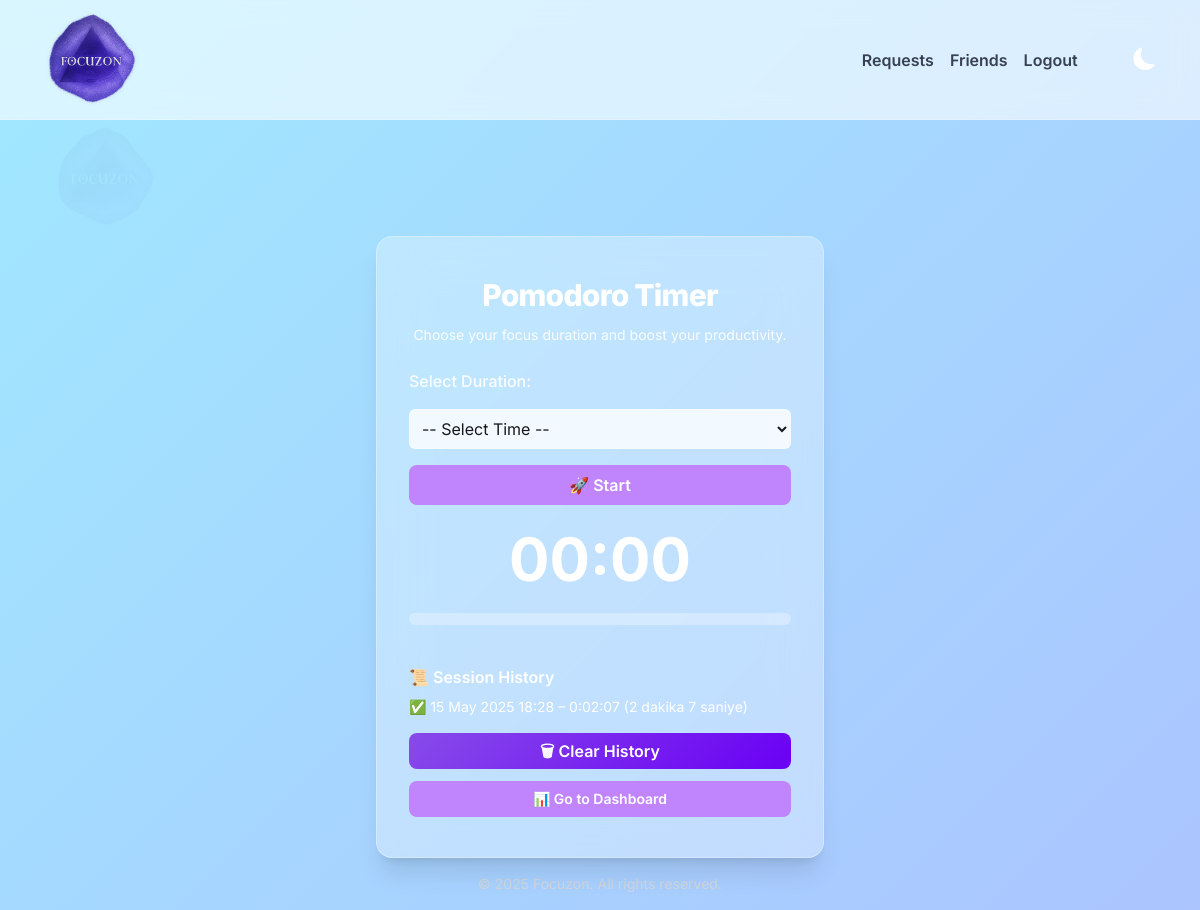
/pomodoro/start/ (signed in), run on an earlier commit of the app's database.
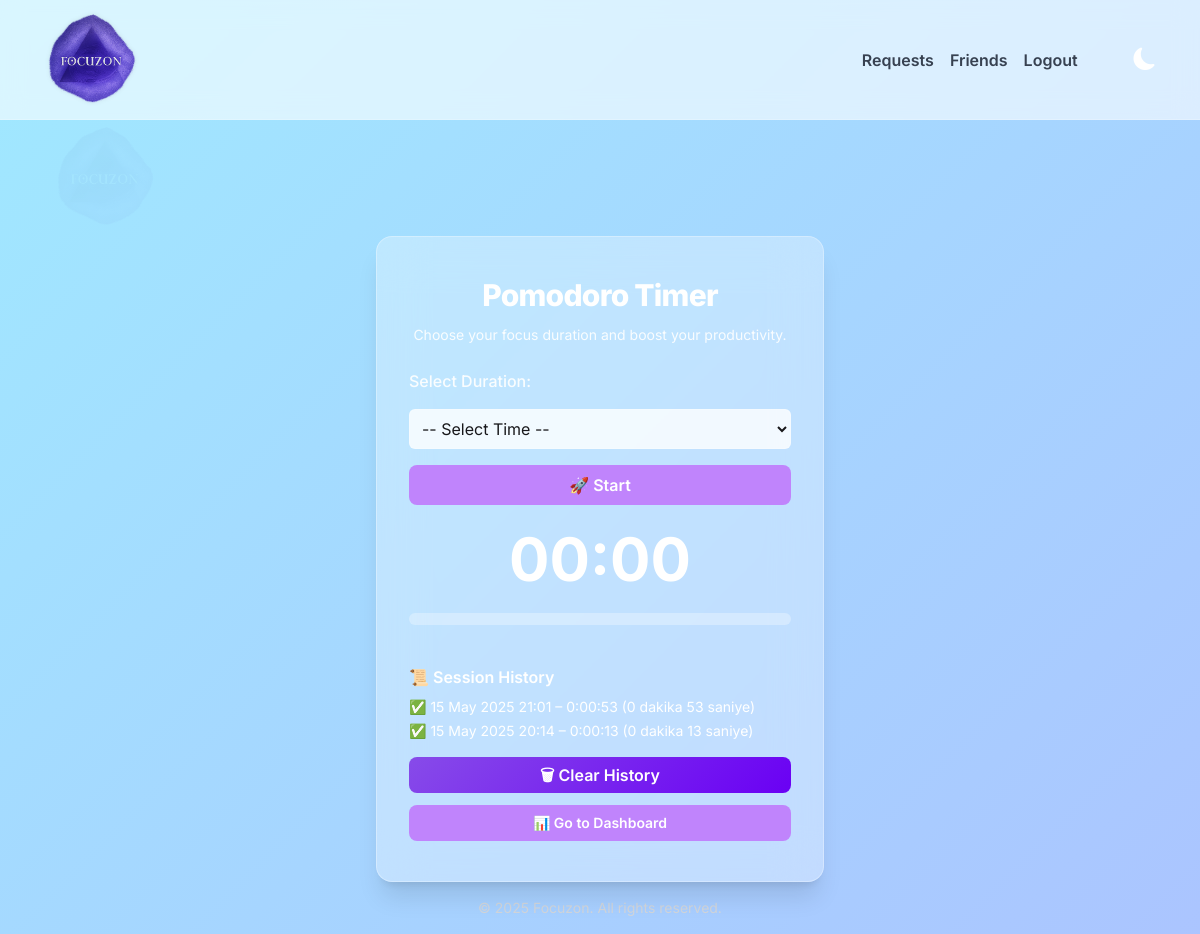
And on a later commit of the database.
### pomodoro/models.py (models this page shows, shortened)
class PomodoroSession(models.Model):
    user = models.ForeignKey(settings.AUTH_USER_MODEL, on_delete=models.CASCADE)
    start_time = models.DateTimeField(auto_now_add=True)
    end_time = models.DateTimeField(null=True, blank=True)
    duration = models.DurationField(null=True, blank=True)  # Geçen süre burada saklanıyor
    is_completed = models.BooleanField(default=False)
    def formatted_duration(self):
        if self.duration:
            total_seconds = int(self.duration.total_seconds())
            minutes, seconds = divmod(total_seconds, 60)
            return f"{minutes} dakika {seconds} saniye"
        return "Tamamlanmadı"

### pomodoro/views.py (the view, shortened to what this page needs)
# urls.py: path("start/", views.start_pomodoro, name="start_pomodoro"),
@login_required
def start_pomodoro(request):
    past_sessions = PomodoroSession.objects.filter(user=request.user, is_completed=True).order_by("-start_time")
    active_session = PomodoroSession.objects.filter(user=request.user, is_completed=False).first()
    return render(request, "pomodoro/start_pomodoro.html", {
        "past_sessions": past_sessions,
        "active_session": active_session
    })

### pomodoro/templates/pomodoro/start_pomodoro.html (shortened to what this page needs)
{% extends "base.html" %}
{% load static %}
{% block body_class %}pomodoro-page{% endblock %}
{% block content %}
<div class="mt-24 max-w-md mx-auto bg-white/30 dark:bg-white/10
    border border-white/30
    shadow-xl backdrop-blur-xl rounded-2xl px-8 py-10 text-center">
  <h2 class="text-3xl font-extrabold text-white dark:text-white mb-3 tracking-tight">Pomodoro Timer</h2>
  <p class="text-sm text-white/90 dark:text-zinc-100 mb-6">Choose your focus duration and boost your productivity.</p>
  <form method="POST" id="pomodoro-form" class="text-left space-y-4">
    <label for="id_duration" class="block text-white/90 dark:text-white font-medium">Select Duration:</label>
    <select id="id_duration" name="duration"
      class="w-full rounded-md border border-white/20 dark:border-zinc-600 bg-white/80 dark:bg-zinc-800 text-zinc-900 dark:text-white p-2 focus:outline-none focus:ring-2 focus:ring-purple-400 transition">
      <option value="">-- Select Time --</option>
    </select>
    <button type="button" id="startBtn"
      class="w-full bg-purple-400 hover:bg-purple-500 text-white py-2 px-4 rounded-lg font-semibold transition">🚀 Start</button>
  </form>
  <h2 id="timer" class="text-6xl font-bold text-white dark:text-white mt-6">00:00</h2>
  <div class="mt-6 w-full h-3 bg-white/30 rounded-full overflow-hidden">
  </div>
  <div class="mt-10 text-left text-sm text-white dark:text-white">
    <h3 class="text-base font-semibold mb-2">📜 Session History</h3>
    <ul class="space-y-1">
      {% for session in past_sessions %}
      <li>✅ {{ session.start_time|date:"d M Y H:i" }} – {{ session.duration }} ({{ session.formatted_duration }})</li>
      {% empty %}
      <li>No previous sessions yet.</li>
      {% endfor %}
    </ul>
    <button id="clearSessions"
      class="w-full mt-4 bg-purple-400 hover:bg-purple-500 text-white py-2 px-4 rounded-lg font-semibold transition">🗑 Clear History</button>
    <a href="{% url 'dashboard' %}"
      class="w-full inline-block mt-3 text-center bg-purple-400 hover:bg-purple-500 text-white py-2 px-4 rounded-lg font-semibold transition">📊 Go to Dashboard</a>
  </div>
</div>
{% endblock %}

What changed in the data, as far as the page shows it:
removed PomodoroSession: start_time "15 May 2025 18:28", duration "0:02:07", formatted_duration "2 dakika 7 saniye"
added PomodoroSession: start_time "15 May 2025 21:01", duration "0:00:53", formatted_duration "0 dakika 53 saniye"
added PomodoroSession: start_time "15 May 2025 20:14", duration "0:00:13", formatted_duration "0 dakika 13 saniye"
